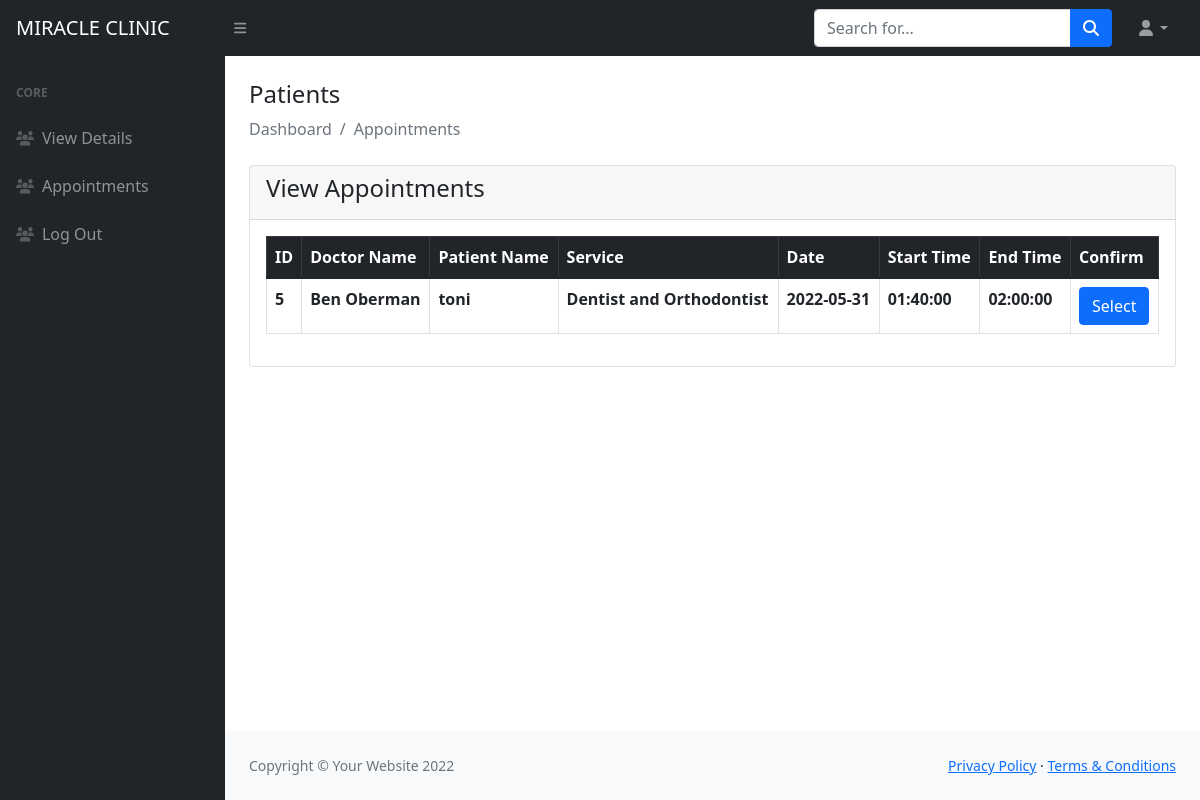
Screenshot of /admin/vie-appointment.php (signed in) with the database file from the repository.
### tables this page shows
CREATE TABLE `appointment` (
  `ID` int(11) NOT NULL,
  `DID` int(11) NOT NULL,
  `AppDate` date NOT NULL,
  `DoctorName` text NOT NULL,
  `DepartmentName` text NOT NULL,
  `startAppoTime` time NOT NULL,
  `EndAppoTime` time NOT NULL,
  `State` text NOT NULL,
  `PatientName` text NOT NULL,
  `msg` text NOT NULL
);

### admin/vie-appointment.php (the view, shortened to what this page needs)
<?php
$g=$_SESSION['log'];
include ('inc/header.php')
?>
<?php
@$db =new mysqli('localhost', 'clinic', '123456', 'clinic');
$query="SELECT * FROM appointment WHERE DoctorName='$g'";
$res=$db->query($query);
?>
<div class="container-fluid px-4">
    <h4 class="mt-4">Patients</h4>
    <ol class="breadcrumb mb-4">
        <li class="breadcrumb-item active">Dashboard</li>
        <li class="breadcrumb-item active">Appointments</li>
    </ol>
    <div class="row">
        <div class="col-md-12">
            <div class="card">
                <div class="card-header">
                    <h4>View Appointments</h4>
                </div>
                <div class="card-body">
                    <table class="table table-bordered" style="background-color: white;">
                        <thead class="table-dark">
                        <tr>
                            <th>ID</th>
                            <th>Doctor Name</th>
                            <th>Patient Name</th>
                            <th>Service</th>
                            <th>Date</th>
                            <th>Start Time</th>
                            <th>End Time</th>
                            <th>Confirm</th>
                        </tr>
                        </thead>
                        <?php
                        if($res)
                        {
                            while($row=mysqli_fetch_array($res)){
                                ?>
                                <tbody>
                                <tr>
                                    <th><?php echo $row['ID'];?></th>
                                    <th><?php echo $row['DoctorName'];?></th>
                                    <th><?php echo $row['PatientName'];?></th>
                                    <th><?php echo $row['DepartmentName'];?></th>
                                    <th><?php echo $row['AppDate'];?></th>
                                    <th><?php echo $row['startAppoTime'];?></th>
                                    <th><?php echo $row['EndAppoTime'];?></th>
                                    <th>
                                        <form action="appo1-edit.php" method="post" >
                                            <button type="submit" name="apppo_edit_data_btn" class="btn btn-primary"  >Select</button>
                                        </form>
                                    </th>
                                </tr>
                                </tbody>
                                <?php
                            }
                        }
                        else{
                            echo "No Record Found";
                        }
                        ?>
                    </table>
                </div>
            </div>
        </div>
    </div>
</div>
<?php
include ('inc/footer.php')
?>
<?php
include ('inc/scripts.php')
?>

### rows the page displays
appointment: ID "5", DoctorName "Ben Oberman", PatientName "toni", DepartmentName "Dentist and Orthodontist", AppDate "2022-05-31", startAppoTime "01:40:00", EndAppoTime "02:00:00"
